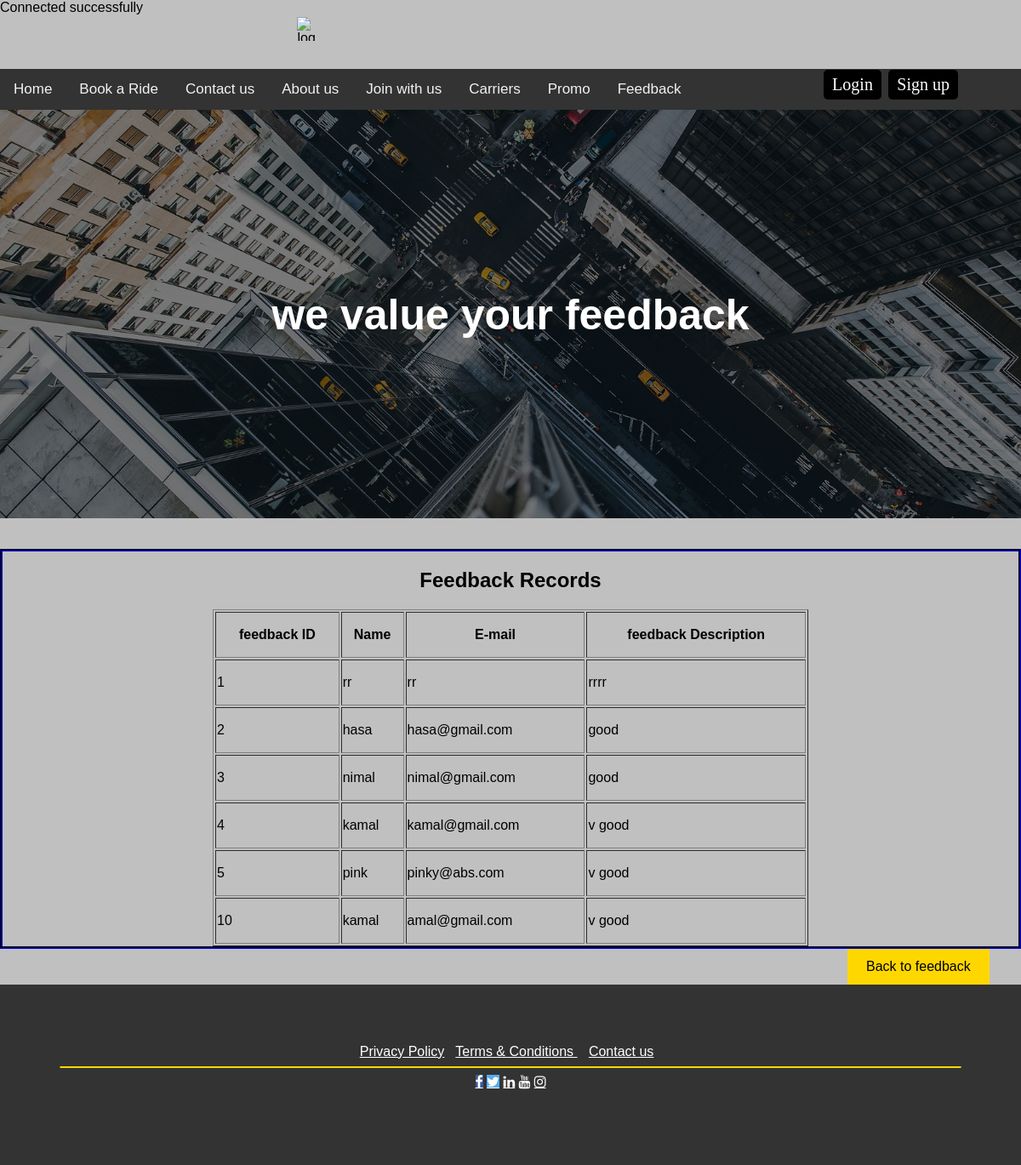
Screenshot of /feedback_review.php with the database file from the repository.
### tables this page shows
CREATE TABLE `feedback` (
  `feedback_ID` int(11) NOT NULL,
  `Name` varchar(100) NOT NULL,
  `Email` varchar(100) NOT NULL,
  `feedback_describe` varchar(800) NOT NULL
);

### feedback_review.php (the view, shortened to what this page needs)
<?php
    include_once 'config.php';
?>
<!DOCTYPE html>
<html>
 <head>
   <link rel="stylesheet" type="text/css"href="../style/feedbackstyle.css">
 </head>
   <body>
   <div class="header">
   <div>
	<img src="../images/logo.png" alt="logo" class="logo">
	</div>
	<div class="buttons">
	<button class="button">Login</button>
	<button class="button">Sign up</button>
	</div>
    </div>
	<div id="navbar">
      <a href="Home.php">Home</a>
      <a href="">Book a Ride</a>
      <a href="Contact Us.html">Contact us</a>
	  <a href="">About us</a>
	  <a href="join.html">Join with us</a>
	  <a href="Carrer Page.html">Carriers</a>
	  <a href="">Promo</a>
	  <a href="feedback.html">Feedback</a>
	  </div>
    <div class="banner-image">
     <div class="banner-text">
     <h1 style="font-size:50px">we value your feedback</h1>
    </div>
      </div>
        <br>
		<br>
		<center>
		  <div style="border-style: groove; border-color:darkblue " width="70px" border="1px">
		    <table border="1" width="700px" border="1px" style="width:700px; line-height:50px;>
			 <tr>
               <th border="1px" colspan="8"><h2>Feedback Records</h2></th>
			 <tr>
			    <th class="col1">feedback ID</th>
				<th class="col1">Name</th>
                <th class="col1">E-mail</th>
                <th class="col1">feedback Description</th>
			 </tr>
			   <?php
			    $sql    = "select * from feedback";
				$result = $conn->query($sql);
				if($result->num_rows>0){
						while($row=$result->fetch_assoc()){
							echo "<tr><td>".$row["feedback_ID"]."</td><td>".$row["Name"]."</td><td>".$row["Email"]."</td><td>".$row["feedback_describe"]."</td></tr>";
						}
				}
				else{
					echo "0 results";
				}
				echo"</table>";
			   ?>
		  </div>
		</center>
		 <button a href ="Feedback.html"style="position:relative; left:83%;border: none;color: black;padding: 12px 22px;font-size: 16px;
		 cursor: pointer;background-color: gold;">Back to feedback</button>
   <footer class="footer">
	<a href="https://google.com">Privacy Policy</a>&nbsp&nbsp
	<a href="https://google.com">Terms & Conditions    </a>&nbsp&nbsp
	<a href="https://google.com">Contact us</a>&nbsp&nbsp
	     <hr class="bottom">
		 <link rel="stylesheet" href="https://cdnjs.cloudflare.com/ajax/libs/font-awesome/4.7.0/css/font-awesome.min.css">
	<a href="https://www.facebook.com/" class="fa fa-facebook "></a>
	<a href="https://twitter.com/" class="fa fa-twitter "></a>
	<a href="https://lk.linkedin.com/" class="fa fa-linkedin "></a>
	<a href="https://www.youtube.com/" class="fa fa-youtube "></a>
	<a href="https://www.instagram.com/" class="fa fa-instagram "></a>
	<br/><br/>
   </footer>
     </body>
</html>

### feedbackstyle.css (style rules this page uses)
body, html { background-color: Silver; height: 100%; margin: 0; font-family: Arial, Helvetica, sans-serif; }
.banner-image { background-image: linear-gradient(rgba(0, 0, 0, 0.5), rgba(0, 0, 0, 0.5)), url("../images/sld1.jpg"); height: 60%; background-position: center; background-repeat: no-repeat; background-size: cover; position: relative; }
.banner-text { text-align: center; position: absolute; top: 50%; left: 50%; transform: translate(-50%, -50%); color: white; }
.logo { position:relative; left:210%; width:70%; }
.buttons { position:relative; left:15%; padding:10px; top:50px; }
.button { font-family:verdana; background-color:black; color:white; border:none; padding:6px 10px; font-size:20px; outline:none; border-radius:5px; cursor: pointer; margin:4px 2px; }
.header { display:flex; justify-content:space-around; }
#navbar { position:absolute top:50%; overflow: hidden; background-color: #333; margin-left: auto; margin-right: auto; display:flex; }
#navbar a { float: left; display: block; color: #f2f2f2; text-align: center; padding: 14px 16px; text-decoration: none; font-size: 17px; }
* { box-sizing: border-box; }
.footer { text-align: left; padding: 70px; background-color:#333; color:white; text-align: center; }
a { color: white; }
.fa-facebook { background: #3B5998; color: white; }
.fa-twitter { background: #55ACEE; color: white; }
hr.bottom { border: 1px solid gold; border-radius: 100px; }

### rows the page displays
feedback: feedback_ID "1", Name "rr", Email "rr", feedback_describe "rrrr"
feedback: feedback_ID "2", Name "hasa", Email "hasa@gmail.com", feedback_describe "good"
feedback: feedback_ID "3", Name "nimal", Email "nimal@gmail.com", feedback_describe "good"
feedback: feedback_ID "4", Name "kamal", Email "kamal@gmail.com", feedback_describe "v good"
feedback: feedback_ID "5", Name "pink", Email "pinky@abs.com", feedback_describe "v good"
feedback: feedback_ID "10", Name "kamal", Email "amal@gmail.com", feedback_describe "v good"
